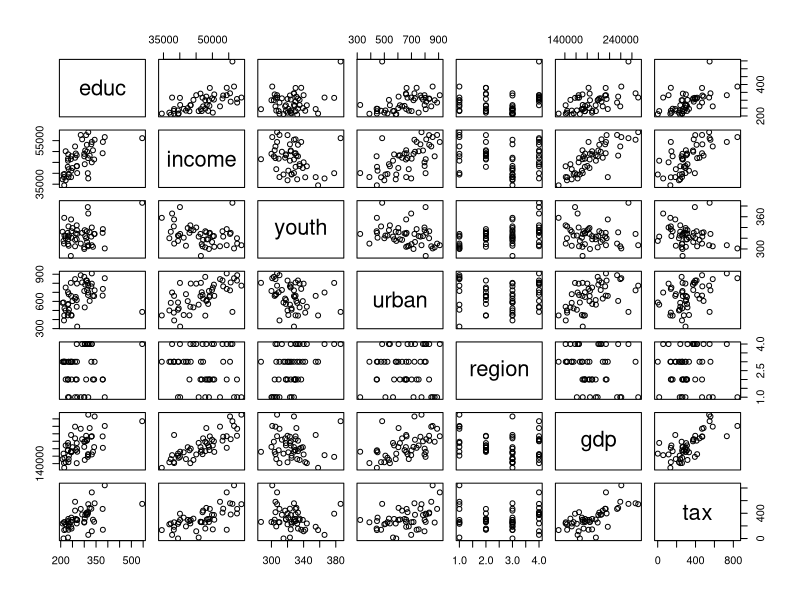
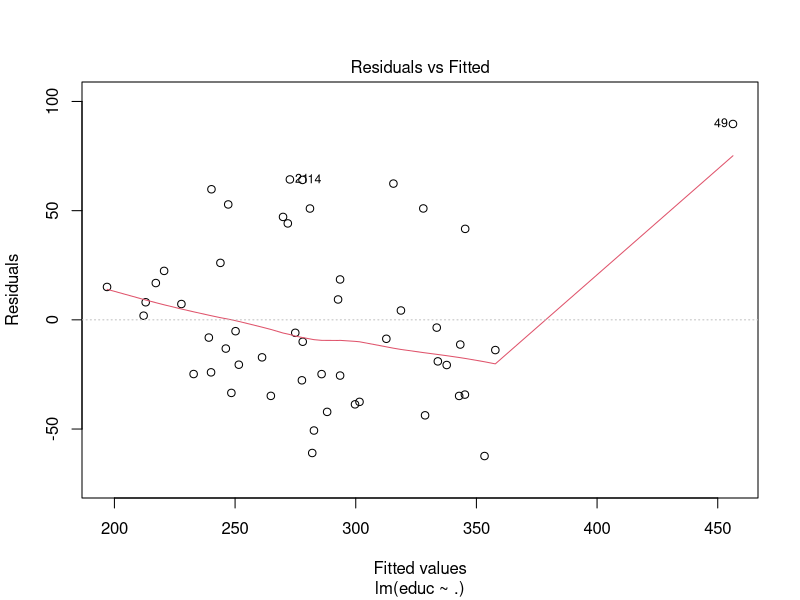
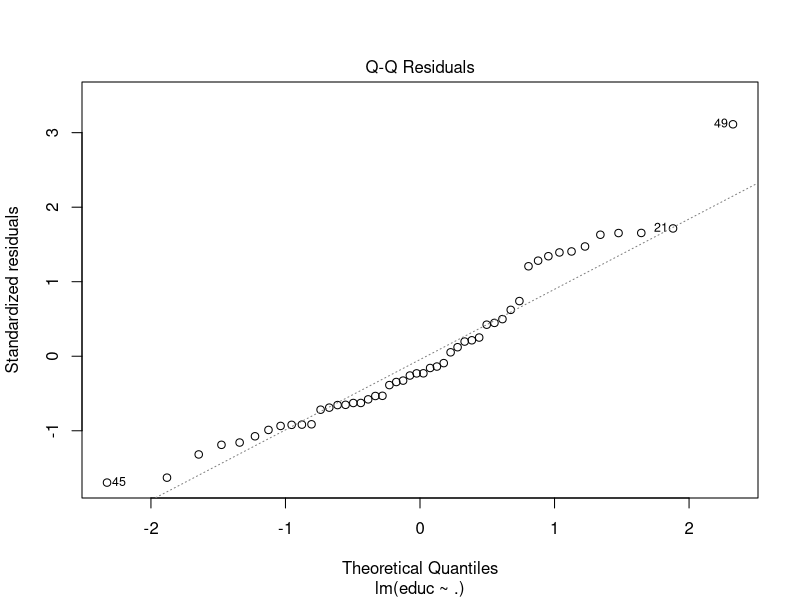
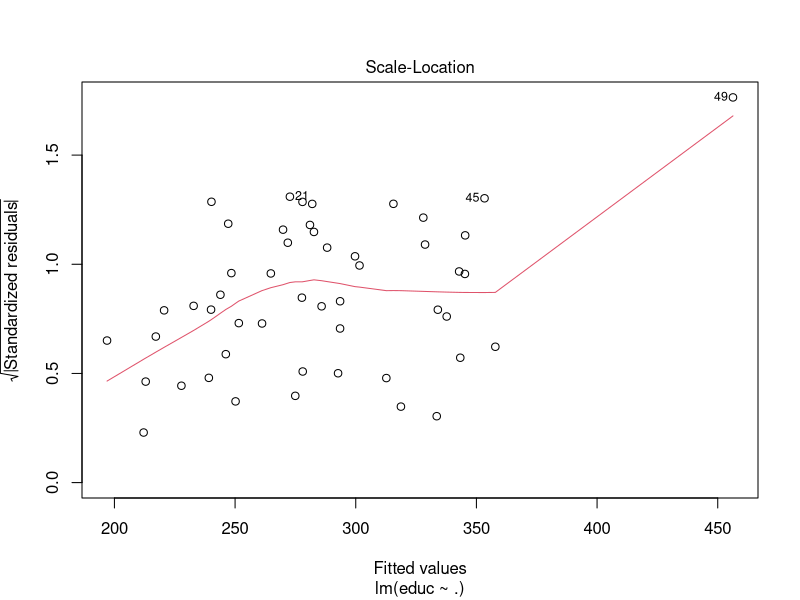
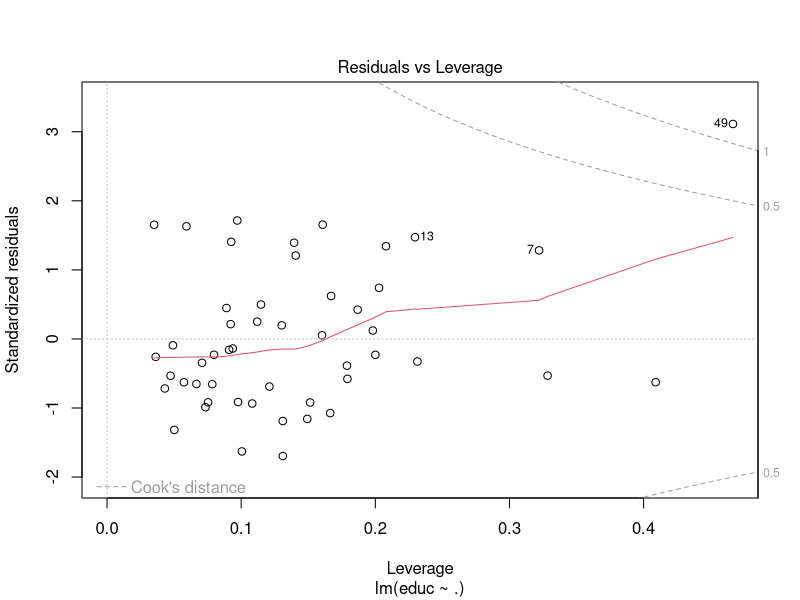
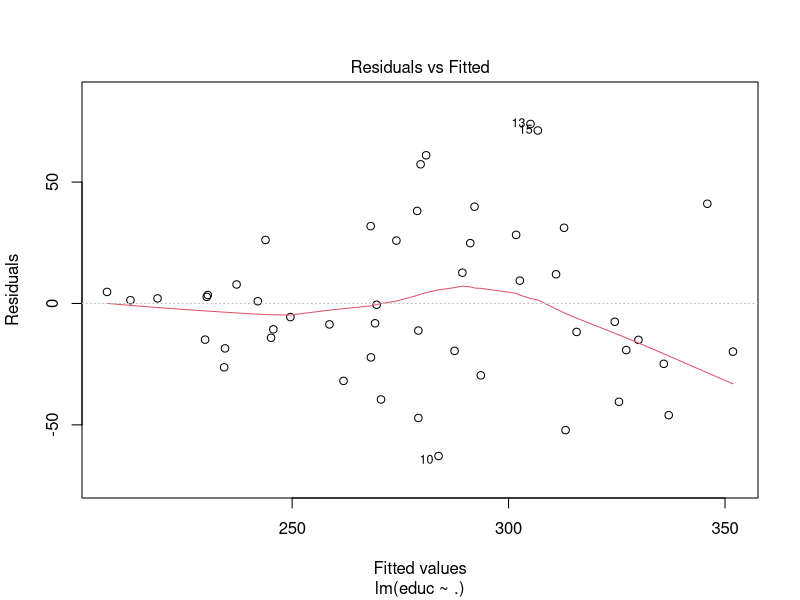
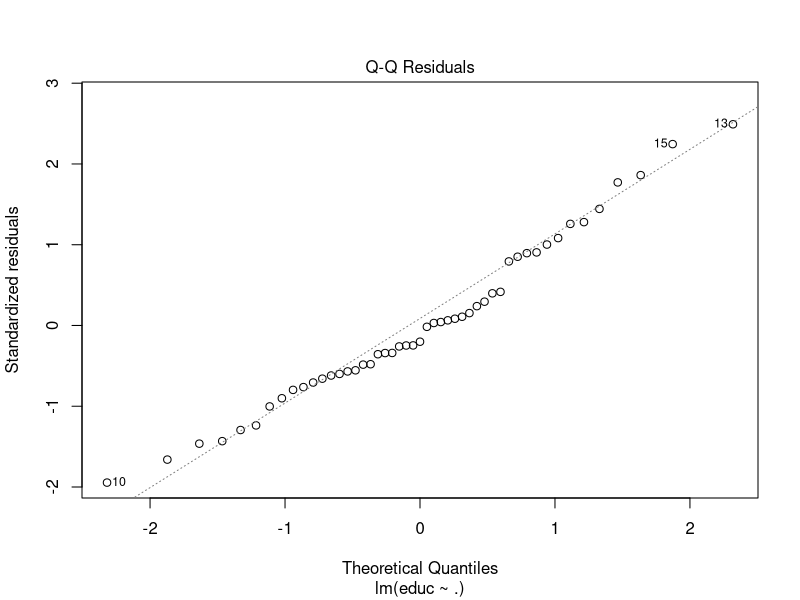
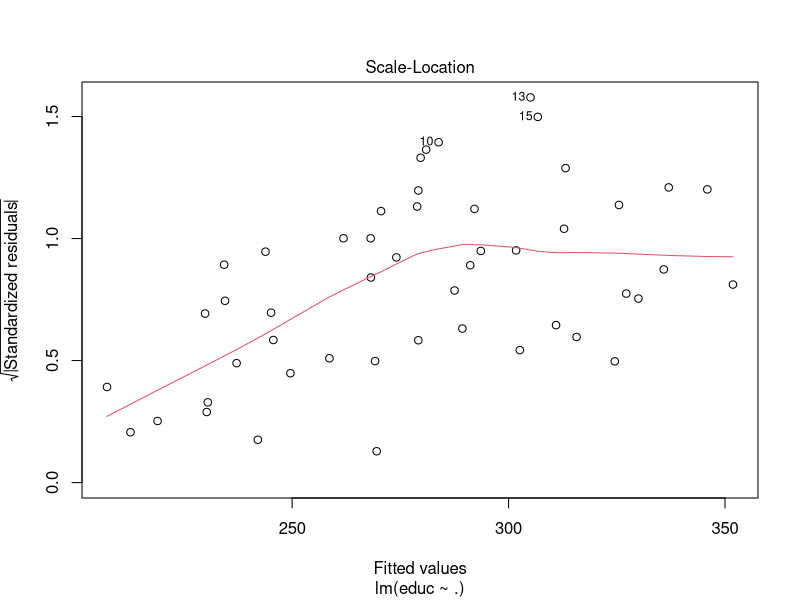

Here is the R script that generated these plots, in order:
## ---- chunk 1
knitr::opts_chunk$set(echo = TRUE)
#knitr::opts_chunk$set(echo = FALSE, results=FALSE, fig.show='hide')
## ---- chunk 2
library(tidyverse)
library(magrittr)
library(broom)
library(car)

educ = read.csv('../../data/education.csv')
educ %>% head

# we don't need the wls.weights variable for now, so drop it
educ %<>% select(-wls.weights)
## ---- chunk 3
educ %>% is.na %>% any
## ---- chunk 4
# Already I know I want to exclude the STATE, it has very high cardinality and is redundant against REGION 
mod.dat = educ %>% select(-state)

cor(mod.dat)
pairs(mod.dat) # looks like there may be some heteroskedasiticity...
vif(lm(educ~.,data=mod.dat%>% mutate('region'=as.factor(region))))
## ---- chunk 5
full.mod = lm(educ~., data=mod.dat)
plot(full.mod)

# Linearity: ok
# Normality: ok
# Homoskedasiticty: bad
# outliers: datapoint 49 (Alaska)
## ---- chunk 6
mod.dat = mod.dat[-49,]

full.mod = lm(educ~., data=mod.dat%>%mutate('region'=as.factor(region)))
summary(full.mod)
plot(full.mod)

# Heterskedasticity still present, but everything else looks good
## ---- chunk 7
mod.dat['resids'] = full.mod %>% augment %>% select('.resid')
pairs(mod.dat%>%select(-educ))
## ---- chunk 8
mod.dat %<>% group_by(region) %>%
  mutate(wls.weights = 1/var(resids)) %>%
  ungroup

full.mod = lm(educ~youth+region+income+gdp+tax,
              data=mod.dat%>%mutate('region'=as.factor(region)),
              weights = wls.weights)
summary(full.mod)
plot(full.mod)
## ---- chunk 9
get.aic = function(m){ m %>% glance %>% select(AIC) %>% return }
mod.dat$region %<>% as.factor

mod.none = lm(educ~youth,data=mod.dat,weight=wls.weights)
mod.inc = lm(educ~youth+income,data=mod.dat,weight=wls.weights)
mod.gdp = lm(educ~youth+gdp,data=mod.dat,weight=wls.weights)
mod.tax = lm(educ~youth+tax,data=mod.dat,weight=wls.weights)
mod.all.econ = lm(educ~youth+income+gdp+tax,data=mod.dat,weight=wls.weights)

mod.none %>% get.aic
mod.inc %>% get.aic
mod.gdp %>% get.aic
mod.tax %>% get.aic
mod.all.econ %>% get.aic
## ---- chunk 10
get.aic = function(m){ m %>% glance %>% select(AIC) %>% return }

mod.none = lm(educ~youth+income,data=mod.dat,weight=wls.weights)
mod.urb = lm(educ~youth+income+urban,data=mod.dat,weight=wls.weights)
mod.reg = lm(educ~youth+income+region,data=mod.dat,weight=wls.weights)
mod.both = lm(educ~youth+income+urban+region,data=mod.dat,weight=wls.weights)

mod.none %>% get.aic
mod.urb %>% get.aic
mod.reg %>% get.aic
mod.both %>% get.aic
## ---- chunk 11
mod.inc = lm(educ~youth+income,data=mod.dat)
mod.all.econ = lm(educ~youth+income+gdp+tax,data=mod.dat)

mod.inc %>% get.aic
mod.all.econ %>% get.aic
## ---- chunk 12
mod.final = lm(educ~youth+income+region, data=mod.dat, weights=wls.weights)
mod.final %>% summary
## ---- chunk 13
center.scale = function(x){ (x-mean(x))/sd(x) }
mod.dat['educ.cs'] = center.scale(mod.dat$educ)
mod.dat['youth.cs'] = center.scale(mod.dat$youth)
mod.dat['income.cs'] = center.scale(mod.dat$income)

mod.final.cs = lm(educ.cs~youth.cs+income.cs+region, data=mod.dat, weights=wls.weights)
mod.final.cs %>% summary
